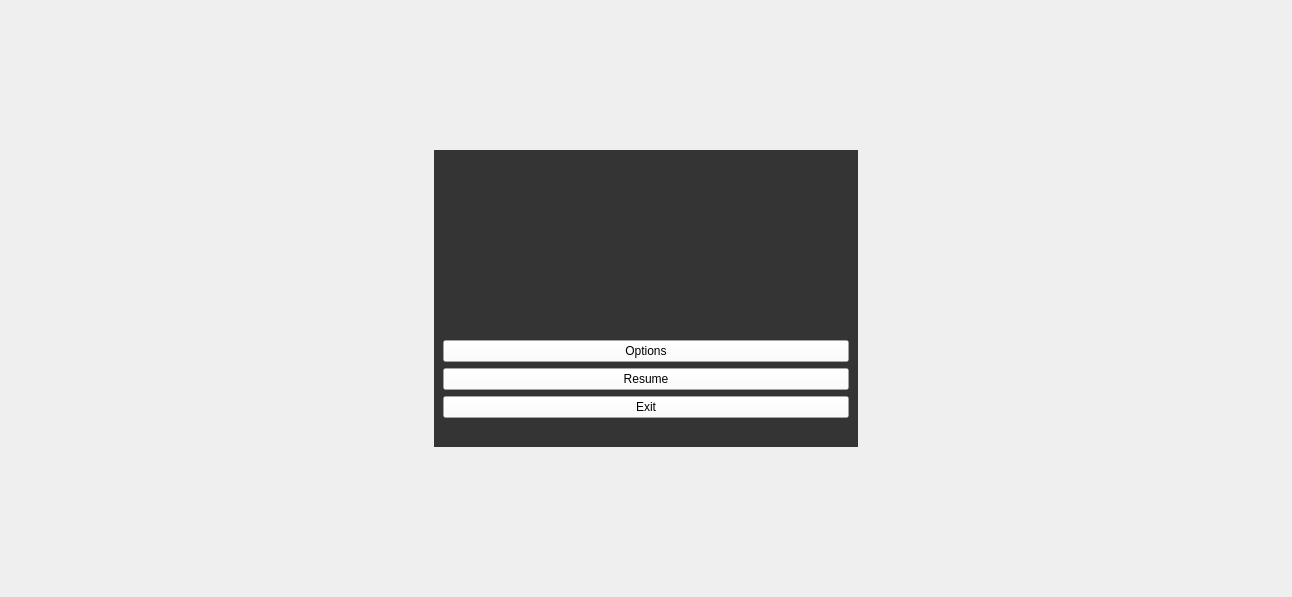
<?xml version="1.0" encoding="UTF-8"?>
<ui version="4.0">
 <class>IngameMenu</class>
 <widget class="QWidget" name="IngameMenu">
  <property name="geometry">
   <rect>
    <x>0</x>
    <y>0</y>
    <width>1292</width>
    <height>597</height>
   </rect>
  </property>
  <property name="windowTitle">
   <string>Form</string>
  </property>
  <property name="styleSheet">
   <string notr="true"/>
  </property>
  <layout class="QGridLayout" name="gridLayout_2">
   <item row="0" column="1">
    <spacer name="verticalSpacer">
     <property name="orientation">
      <enum>Qt::Vertical</enum>
     </property>
     <property name="sizeHint" stdset="0">
      <size>
       <width>20</width>
       <height>40</height>
      </size>
     </property>
    </spacer>
   </item>
   <item row="2" column="1">
    <spacer name="verticalSpacer_2">
     <property name="orientation">
      <enum>Qt::Vertical</enum>
     </property>
     <property name="sizeHint" stdset="0">
      <size>
       <width>20</width>
       <height>40</height>
      </size>
     </property>
    </spacer>
   </item>
   <item row="1" column="1">
    <widget class="QWidget" name="widget" native="true">
     <property name="styleSheet">
      <string notr="true">background-color: rgba(0, 0, 0, 200)</string>
     </property>
     <layout class="QGridLayout" name="gridLayout">
      <property name="topMargin">
       <number>150</number>
      </property>
      <item row="4" column="0">
       <spacer name="horizontalSpacer_3">
        <property name="orientation">
         <enum>Qt::Horizontal</enum>
        </property>
        <property name="sizeHint" stdset="0">
         <size>
          <width>40</width>
          <height>20</height>
         </size>
        </property>
       </spacer>
      </item>
      <item row="3" column="0">
       <widget class="QPushButton" name="exitButton">
        <property name="styleSheet">
         <string notr="true">background-color: rgba(255, 255, 255, 100);</string>
        </property>
        <property name="text">
         <string>Exit</string>
        </property>
       </widget>
      </item>
      <item row="0" column="0">
       <spacer name="verticalSpacer_3">
        <property name="orientation">
         <enum>Qt::Vertical</enum>
        </property>
        <property name="sizeHint" stdset="0">
         <size>
          <width>20</width>
          <height>40</height>
         </size>
        </property>
       </spacer>
      </item>
      <item row="2" column="0">
       <widget class="QPushButton" name="resumeButton">
        <property name="styleSheet">
         <string notr="true">background-color: rgba(255, 255, 255, 100);</string>
        </property>
        <property name="text">
         <string>Resume</string>
        </property>
       </widget>
      </item>
      <item row="1" column="0">
       <widget class="QPushButton" name="OptionButton">
        <property name="styleSheet">
         <string notr="true">background-color: rgba(255, 255, 255, 100);</string>
        </property>
        <property name="text">
         <string>Options</string>
        </property>
       </widget>
      </item>
     </layout>
    </widget>
   </item>
   <item row="1" column="2">
    <spacer name="horizontalSpacer">
     <property name="orientation">
      <enum>Qt::Horizontal</enum>
     </property>
     <property name="sizeHint" stdset="0">
      <size>
       <width>40</width>
       <height>20</height>
      </size>
     </property>
    </spacer>
   </item>
   <item row="1" column="0">
    <spacer name="horizontalSpacer_2">
     <property name="orientation">
      <enum>Qt::Horizontal</enum>
     </property>
     <property name="sizeHint" stdset="0">
      <size>
       <width>40</width>
       <height>20</height>
      </size>
     </property>
    </spacer>
   </item>
  </layout>
 </widget>
 <resources/>
 <connections/>
</ui>
